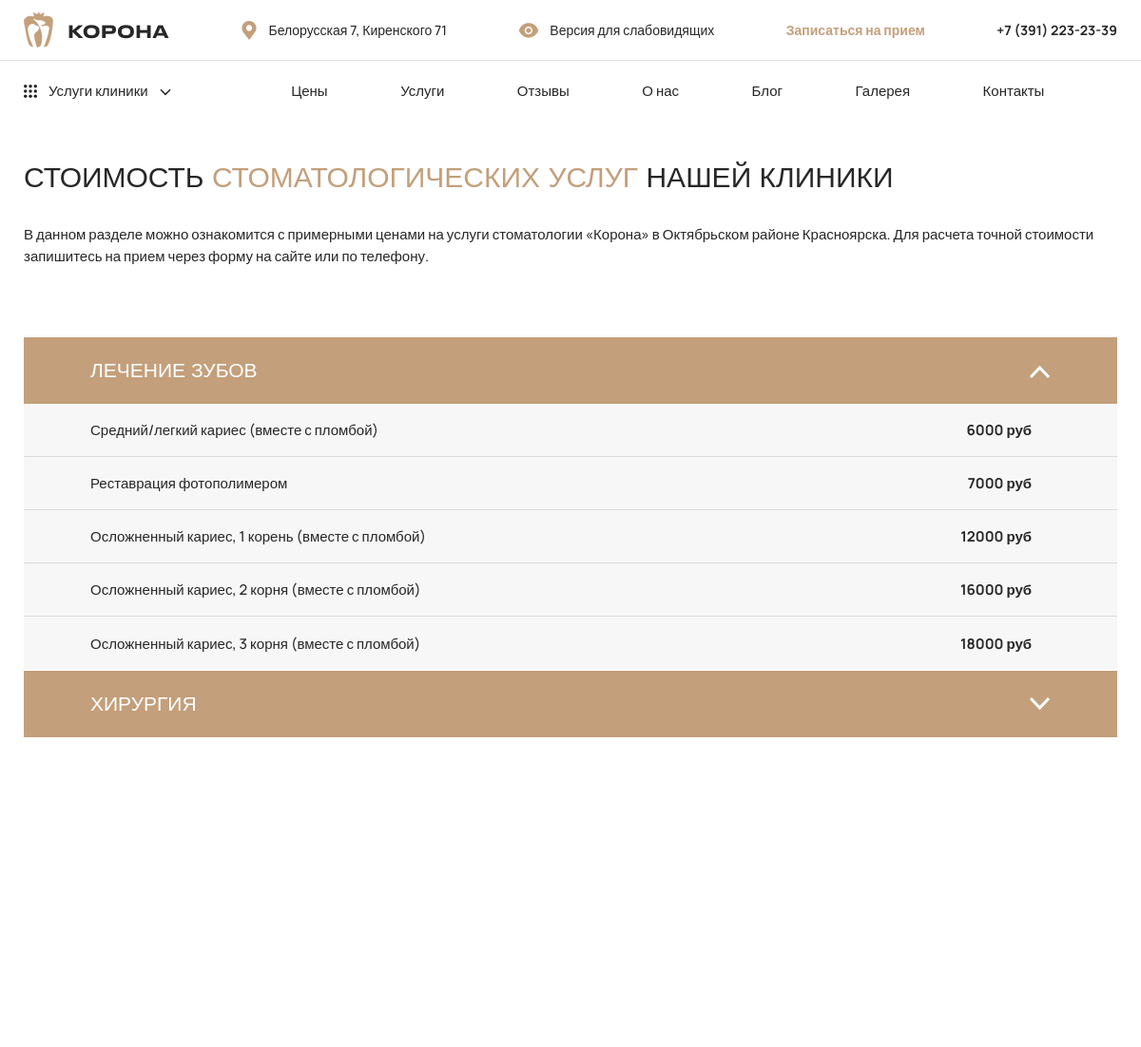
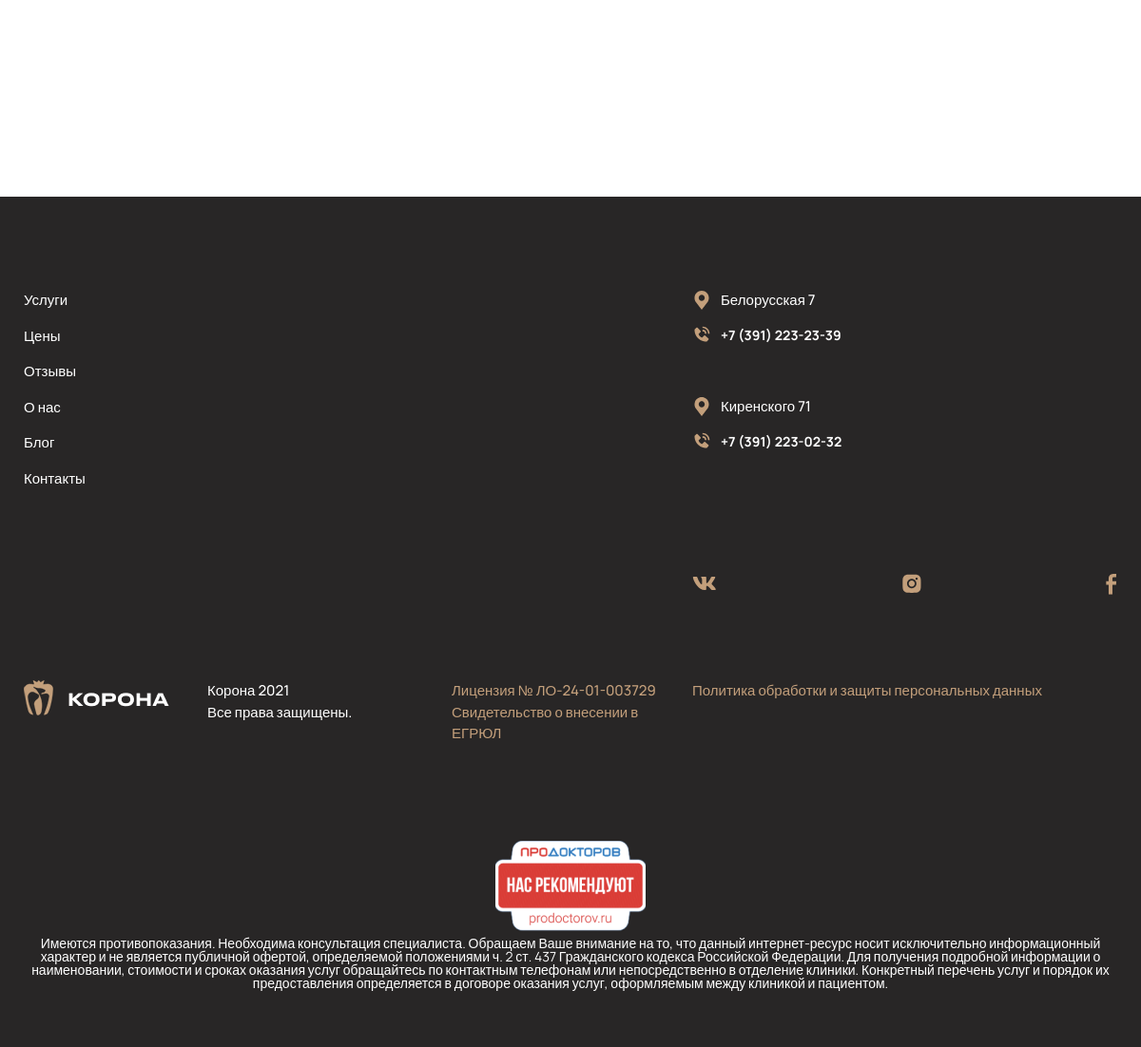
The page /cena/ on the database its author committed (2 pictures, top to bottom).
### services/models.py (models this page shows, shortened)
class Service(models.Model):
    url = models.TextField(
        verbose_name=_('Название страницы услуги'),
        help_text=_('Будет использоваться в URL страницы.'),
    )
    preview = models.OneToOneField(
        PreviewService,
        on_delete=CASCADE,
        verbose_name=_('Превью для главной'),
        related_name='service'
    )
    name = models.TextField(
        verbose_name=_('Название услуги'),
    )
    description = models.TextField(
        verbose_name=_('Описание услуги'),
    )
    title_price_block = models.TextField(
        verbose_name=_('Заголовок для блока цен'),
    )
    description_price_block = models.TextField(
        verbose_name=_('Описание для блока цен'),
    )
    class Meta:
        verbose_name = _('Услуга')
        verbose_name_plural = _('Услуги')
    def get_absolute_url(self) -> str:
        return reverse('services:service', args=(str(self.url), ))

class Therapy(models.Model):
    name = models.TextField(
        verbose_name=_('Название'),
    )
    price = models.IntegerField(
        verbose_name=_('Цена'),
        validators=[validators.MinValueValidator(0)],
    )
    description = models.TextField(
        verbose_name=_('Описание'),
        help_text=_('Необходимо для улучшения индексации страниц '
                    'поисковыми роботами.'),
    )
    service = models.ForeignKey(
        to=Service,
        on_delete=models.CASCADE,
        related_name='therapies',
        related_query_name='therapy',
    )
    class Meta:
        verbose_name = _('Лечение')
        verbose_name_plural = _('Виды лечения')

### common_info/models.py (models this page shows, shortened)
class PhoneAndAddress(models.Model):
    address = models.TextField(
        verbose_name=_('Адрес'),
    )
    phone_number = models.TextField(  # TODO: Реализовать валидацию номера телефона.
        verbose_name=_('Номер телефона'),
    )
    site_settings = models.ForeignKey(
        to=SiteSettings,
        on_delete=models.CASCADE,
        related_name='phone_and_address_set',
        related_query_name='phone_and_address',
    )
    class Meta:
        verbose_name = _('Телефон и адрес')
        verbose_name_plural = _('Телефоны и адреса')

### services/views.py (the view)
# urls.py: path('cena/', prices, name='prices'),
def prices(request: HttpRequest) -> HttpResponse:
    context = {}
    return render(request=request,
                  template_name='services/price.html',
                  context=context)

### common_info/context_processors.py (called while the page is built)
def get_site_settings(request: HttpRequest) -> Dict[str, Any]:
    return {'site_settings': SiteSettings.load()}

### services/context_processors.py (called while the page is built)
def get_all_services(request: HttpRequest) -> Dict[str, Any]:
    all_services = Service.objects.all()
    return {'all_services': all_services}

### services/models.py (called while the page is built)
    def get_absolute_url(self) -> str:
        return reverse('services:article',
                       args=(str(self.service.url), str(self.url), ))

### utils/models/singleton_model.py (called while the page is built)
    @classmethod
    def load(cls):
        try:
            return cls.objects.get()
        except cls.DoesNotExist:
            return cls()

### visual_version_handler/context_processors.py (called while the page is built)
def visually_impaired(request: HttpRequest) -> Dict[str, Any]:
    visually_impaired_param: bool = request.session.get('visually_impaired', False)
    return {'visually_impaired': visually_impaired_param}

### services/templates/services/price.html (shortened to what this page needs)
{% extends 'layouts/base.html' %}
{% load static %}
{% block content %}
    <section class='price'>
        <div class='container'>
            <div class='price__top'>
                <h2 class="price__title title2">
                    стоимость <span>стоматологических услуг</span> нашей клиники
                </h2>
                <div class="price__desc">В данном разделе можно ознакомится с примерными ценами на услуги стоматологии «Корона» в Октябрьском районе Красноярска. Для расчета точной стоимости запишитесь на прием через форму на сайте или по телефону.</div>
            </div>
            <div class="price__items">
                {% for service in all_services %}
                <div class="price__item">
                    <div class="price__item-show text-druk">
                        <div class="price__item-title">{{ service.name }}</div>
                        <i>
                            <svg width="23" height="15" viewBox="0 0 23 15" fill="none" xmlns="http://www.w3.org/2000/svg">
                                <path d="M21 2L11.5 12L2 2" stroke="white" stroke-width="3"/>
                            </svg>
                        </i>
                </div>
                <div class="price__item-hidden">
                    {% for therapy in service.therapies.all %}
                    <div class="price__item-hidden-item">
                        <span>{{ therapy.name }}</span>
                        <strong>{{ therapy.price }} руб</strong>
                    </div>
                    {% endfor %}
                </div>
            </div>
            {% endfor %}
        </div>
    </div>
</section>
{% endblock %}

### templates/layouts/base.html (shortened to what this page needs)
{% load static %}
<!DOCTYPE html> {% if visually_impaired %}
<html lang="en" impaired="true">
{% else %}
<html lang="ru">
{% endif %}
<head>
    <link rel="stylesheet" href="{%  static 'css/nice-select.css' %}">
    <link rel="stylesheet" href="{%  static 'css/bootstrap.min.css' %}">
    <link rel="stylesheet" href="{%  static 'css/swiper-bundle.min.css' %}">
    <link rel="stylesheet" href="{%  static 'css/jquery.fancybox.min.css' %}">
    <link rel="stylesheet" href="{% static 'css/style.css' %}">
</head>
<body>
    <header class="header">
        <section class='header-top'>
            <div class='container'>
                <div class='header-top__inner  '>
                    <a href="{% url 'main:index' %}" class="header__logo">
                        <img src="{% static 'img/logo.png' %}" alt="СК Корона">
                    </a>
                    <div class="header__address">
                        <span>Белорусская 7, Киренского 71</span>
                    </div>
                    <a href="{% url 'visual_version_handler:set_version' visually_impaired|yesno:'0,1' %}">
                        <button class="header__vision-impared">
                            <span>Версия для слабовидящих</span>
                        </button>
                    </a>
                    <button class="header__make-order btn" data-toggle="modal" data-target="#modal1">Записаться на прием</button>
                    <a href="tel:+73912232339" class="header__phone">+7 (391) 223-23-39</a>
                </div>
            </div>
        </section>
        <section class='header-bottom'>
            <div class='container'>
                <div class='header-bottom__inner'>
                    <div class="header__service">
                        <div class="header__service-btn">
                            <span>Услуги клиники</span>
                            <i>
                                <svg width="12" height="8" viewBox="0 0 12 8" fill="none" xmlns="http://www.w3.org/2000/svg">
                                    <path d="M1 1.32581L6 6.32581L11 1.32581" stroke="#282626" stroke-width="1.5"/>
                                </svg>
                            </i>
                        </div>
                    </div>
                    <div class="nav">
                        <a href="{% url 'prices' %}" class="nav__item">Цены</a>
                        <a href="{% url 'services:services' %}" class="nav__item">Услуги</a>
                        <a href="{% url 'comments:comments' %}" class="nav__item">Отзывы</a>
                        <a href="{% url 'pages:about' %}" class="nav__item">О нас</a>
                        <a href="{% url 'blog:articles' %}" class="nav__item">Блог</a>
                        <a href="{% url 'gallery:gallery' %}" class="nav__item">Галерея</a>
                        <a href="{% url 'main:contacts' %}" class="nav__item">Контакты</a>
                    </div>
                </div>
            </div>
        </section>
    </header>
    {% block content %}{% endblock %}
    <section class='map'>
    </section>
    <footer class='footer'>
        <div class='container'>
            <div class='footer__top'>
                <div class="footer__col">
                    <a href="{% url 'services:services' %}" class="footer__item">Услуги</a>
                    <a href="{% url 'prices' %}" class="footer__item">Цены</a>
                    <a href="{% url 'comments:comments' %}" class="footer__item">Отзывы</a>
                    <a href="{% url 'pages:about' %}" class="footer__item">О нас</a>
                    <a href="{% url 'blog:articles' %}" class="footer__item">Блог</a>
                    <a href="{% url 'main:contacts' %}" class="footer__item">Контакты</a>
                </div>
                <div class="footer__col">
                </div>
                <div class="footer__col">
                </div>
                <div class="footer__col">
                    {% for phone_and_address in site_settings.phone_and_address_set.all %}
                    <div class="footer__contacts">
                        <div class="footer__address">
                            <span>{{phone_and_address.address}}</span>
                        </div>
                        <a href="tel:{{phone_and_address.phone_number}}" class="footer__phone">
                            <span>{{phone_and_address.phone_number}}</span>
                        </a>
                    </div>
                    {% endfor %}
                    <div class="footer__socials">
                        <a href="https://vk.com/korona_krsk" target="_blank"  class="footer__socials-item">
                        </a>
                        <a href="https://www.instagram.com/korona_krsk/" target="_blank"  class="footer__socials-item">
                        </a>
                        <a href="https://www.facebook.com/koronakrsk" target="_blank" class="footer__socials-item">
                        </a>
                    </div>
                </div>
            </div>
            <div class="footer__center">
                <div class="footer__col">
                    <a href="{% url 'main:index' %}" class="footer__logo">
                        <img src="{% static 'img/logo2.png' %}" alt="СК Корона">
                    </a>
                </div>
                <div class="footer__col">
                    <div class="footer__privacy">
                        Корона 2021 <br>Все права защищены.
                    </div>
                </div>
                <div class="footer__col">
                    <a href="/about/reglament-vyizova-dlya-malomobilnyix-grupp" class="footer__licensy">
                        Лицензия № ЛО-24-01-003729
                    </a>
                    <a href="/about/egrul" class="footer__licensy">
                        Свидетельство о внесении в ЕГРЮЛ
                    </a>
                </div>
                <div class="footer__col">
                    <a href="/about/politika-obrabotki-i-zashiti-dannih" class="footer__licensy">
                        Политика обработки и защиты персональных данных
                    </a>
                </div>
            </div>
            <div class="footer__bottom">
                <a href="https://prodoctorov.ru/krasnoyarsk/lpu/27705-korona/" rel="nofollow" target="_blank">
                    <img src="{% static 'img/prodoctorov.png' %}" title="ПроДокторов - Стоматологическая клиника «Корона», Красноярск" alt="ПроДокторов - Стоматологическая клиника «Корона», Красноярск">
                </a>
            </div>
            <p style="text-align: center;">Имеются противопоказания. Необходима консультация специалиста.
                Обращаем Ваше внимание на то, что данный интернет-ресурс носит исключительно информационный характер и не является публичной офертой, определяемой положениями ч. 2 ст. 437 Гражданского кодекса Российской Федерации. Для получения подробной информации о наименовании, стоимости и сроках оказания услуг обращайтесь по контактным телефонам или непосредственно в отделение клиники. Конкретный перечень услуг и порядок их предоставления определяется в договоре оказания услуг, оформляемым между клиникой и пациентом.
                </p>
        </div>
    </footer>
</body>
</html>

### rows shown on the page
Service: name "ЛЕЧЕНИЕ ЗУБОВ"
Therapy: name "Средний/легкий кариес (вместе с пломбой)", price "6000"
Therapy: name "Реставрация фотополимером", price "7000"
Therapy: name "Осложненный кариес, 1 корень (вместе с пломбой)", price "12000"
Therapy: name "Осложненный кариес, 2 корня (вместе с пломбой)", price "16000"
Therapy: name "Осложненный кариес, 3 корня (вместе с пломбой)", price "18000"
Service: name "ХИРУРГИЯ"
PhoneAndAddress: address "Белорусская 7", phone_number "+7 (391) 223-23-39"
PhoneAndAddress: address "Киренского 71", phone_number "+7 (391) 223-02-32"
